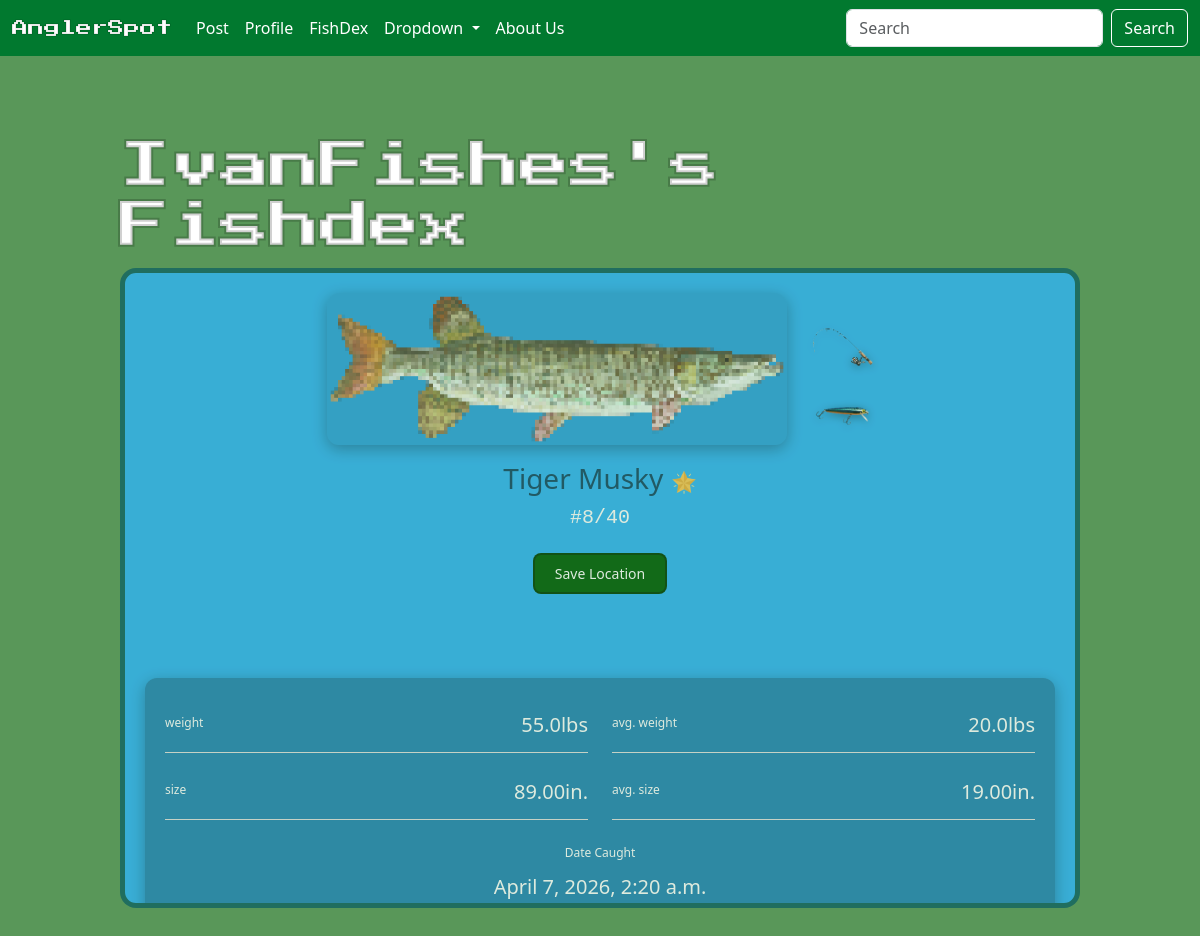
Page /fishdex_detail/1/16/ (signed in) on the committed database.
### angler/models/fish.py (models this page shows, shortened)
class FishEntry(models.Model):
    fish = models.ForeignKey(Fish, on_delete=models.CASCADE)
    fish_dex = models.ForeignKey(FishDex, on_delete=models.CASCADE)
    entry_weight = models.DecimalField(max_digits=5, decimal_places=1)
    entry_length = models.DecimalField(max_digits=5, decimal_places=2)
    fish_dex_image = models.ImageField(upload_to='fishdex_img/', blank=True)
    tackle = models.ForeignKey(RodAndReel, null=True, blank=True, on_delete=models.SET_NULL)
    lure = models.ForeignKey(Lure, null=True, blank=True, on_delete=models.SET_NULL)
    caught_at = models.DateTimeField(auto_now=True)
    latitude = models.DecimalField(max_digits=9, decimal_places=6, null=True, blank=True)
    longitude = models.DecimalField(max_digits=9, decimal_places=6, null=True, blank=True)
    class Meta:
        unique_together = ('fish', 'fish_dex')
    def is_shiny(self):
        return self.fish.shiny
    @property
    def get_fish_color(self):
        match self.fish.fish_group:
            case 'Bass':
                return '#0EAD3F'
            case 'Carp':
                return '#5aed9f'
            case 'Catfish':
                return '#0ead83'
            case 'Drum':
                return '#ded309'
            case 'Gar':
                return '#89f266'
            case 'Panfish':
                return '#f5a631'
            case 'Pike':
                return '#31b4f5'
            case 'Salmon':
                return '#5314f5'
            case 'Sturgeon':
                return '#f01a81'
            case 'Trout':
                return '#9f55ed'
            case 'Walleye':
                return '#bf0b38'
            case _:
                raise ValueError(f'{self.fish.fish_group} : is invalid')

class FishDex(models.Model):
    user = models.OneToOneField(User, on_delete=models.CASCADE)
    unlocked = models.PositiveIntegerField(default=0) # number of unlocked fish (i.e a tally to display) also can be removed as might be redundant as we can query # of fishes to total number of fish availible
    fishes = models.ManyToManyField(Fish, blank=True, through='FishEntry', related_name='fish_dexes')

class Fish(models.Model):
    name = models.CharField(max_length=100, unique=True)
    fish_group = models.CharField(max_length=100, blank=True) #i.e bass is the group and the fish name would be large mouth bass
    weight = models.DecimalField(max_digits=5, decimal_places=1) # i.e 1230.9
    length = models.DecimalField(max_digits=5, decimal_places=2) # standard unnit will be inches (form will accept feet and or inches then convert to inches) i.e 234.43
    shiny = models.BooleanField(default=False)
    fish_avatar = models.ImageField(upload_to=content_file_name) #will be stock image for type of fish
    def count(self):
        return Fish.objects.count()

### angler/models/user.py (models this page shows, shortened)
class User(AbstractUser):
    is_private = models.BooleanField(default=False)
    points = models.PositiveIntegerField(default=0) #previous idea have a cap on points validators=[MaxValueValidator(5000)]
    @property
    def get_profile_name(self):
        return Profile.objects.get(user=self).profile_name

class Profile(models.Model):
    user = models.OneToOneField(User, on_delete=models.CASCADE)
    profile_image = models.ImageField(default='default_profile_img.jpg', upload_to='profile_img/', null=False, blank=True)
    profile_name = models.CharField(max_length=16, blank=True)
    bio = models.TextField(max_length=500, blank=True)

### angler/views/fish_dex.py (the view)
# urls.py: path('fishdex_detail/<int:fishdex_id>/<int:fish_entry_id>/', FishDexDetailView.as_view(), name='fishdex_detail'),
class FishDexDetailView(LoginRequiredMixin, View):
    login_url = '/login/'
    def get (self, request, fishdex_id, fish_entry_id):
        fish_entry = get_object_or_404(FishEntry, id=fish_entry_id, fish_dex_id=fishdex_id)
        user = fish_entry.fish_dex.user
        print(f"fish_entryid:{fish_entry.id}")
        context = { 'user':user,
                   'fish_entry':fish_entry,
                   'fish_color':fish_entry.get_fish_color
                   }
        return render(request, 'angler/fishdex/detail.html', context)

### angler/templates/angler/fishdex/detail.html (shortened to what this page needs)
{% extends 'angler/base.html'%}
{% load static %}
{% block content %}
<h2 class="section-title-detail">{{ fish_entry.fish_dex.user.get_profile_name }}'s Fishdex</h2>
<div class="practice-box2" style="background-color: {{ fish_color }}; opacity: 0.8;">
    <div class="detail-container">
        <div class="detail-header">
            <div class="detail-img-wrapper">
                <img class="detail-img" src="{{ fish_entry.fish.fish_avatar.url }}" />
                <div class="detail-img-actions">
                {% if fish_entry.tackle %}
                    <a href="{% url 'tackle_detail' tackle_type='rod' tackle_id=fish_entry.tackle.id%}">
                        <img src="{% static 'icons/rod.png' %}" alt="action 1" class="detail-action-icon" />
                    </a>
                {% elif not fish_entry.tackle and request.user == user %}
                     <a href="{% url 'tackle_entry_choice' tackle_type='rod' fish_entry_id=fish_entry.id %}">
                        <img src="{% static 'icons/rod.png' %}" alt="action 1" class="detail-action-icon" />
                    </a>
                {% endif %}
                {% if fish_entry.lure %}
                    <a href="{% url 'tackle_detail' tackle_type='lure' tackle_id=fish_entry.lure.id%}">
                        <img src="{% static 'icons/lure.png' %}" alt="action 2" class="detail-action-icon" />
                    </a>
                {% elif not fish_entry.lure and request.user == user %}
                    <a href="{% url 'tackle_entry_choice' tackle_type='lure' fish_entry_id=fish_entry.id %}">
                        <img src="{% static 'icons/lure.png' %}" alt="action 2" class="detail-action-icon" />
                    </a>
                {% endif %}
                </div>
            </div>
            <div class="detail-header-text">
                    <span class="detail-name">{{ fish_entry.fish.name }}
                        {% if fish_entry.is_shiny %}
                        <img src="{% static 'icons/shiny.png' %}" class="id-icon">
                        {% endif %}
                    </span>
                    <span class="detail-id">#{{ fish_entry.fish.id }}/{{fish_entry.fish.count}}</span>
            </div>
            {% if not fish_entry.latitude and not fish_entry.longitude and user == request.user %}
                <button id="getLocationButton" class="detail-header-btn">Save Location</button>
            {% endif %}
        </div>
         <br>
         <div class="detail-fields-wrapper">
            <div class="detail-fields">
                <div class="field-row">
                    <span class="field-label">weight</span>
                    <span class="field-value">{{ fish_entry.entry_weight }}lbs</span>
                </div>
                <div class="field-row">
                    <span class="field-label">avg. weight</span>
                    <span class="field-value">{{ fish_entry.fish.weight }}lbs</span>
                </div>
                <div class="field-row">
                    <span class="field-label">size</span>
                    <span class="field-value">{{ fish_entry.entry_length }}in.</span>
                </div>
                <div class="field-row">
                    <span class="field-label">avg. size</span>
                    <span class="field-value">{{ fish_entry.fish.length }}in.</span>
                </div>
                <div class="field-row field-full">
                    <span class="field-label">Date Caught</span>
                    <span class="field-value">{{ fish_entry.caught_at }}</span>
                </div>
            </div>
        </div>
    </div>
</div>
{% endblock %}

### angler/static/css/style.css (style rules this page uses)
a { text-decoration: none; color: green; }
img { background: transparent; }
button { background: none; border: 2.25px solid #0000004d; border-radius: 20px; padding: 5px 10px; cursor: pointer; }
.practice-box2 { position: relative; width: 80vw; height: 80vh; border: 5px solid #0133059d; margin: 0 auto 10vh; box-sizing: border-box; padding: 20px; border-radius: 16px; overflow: hidden; background-color: #0000001a; }
.field-row { display: flex; justify-content: space-between; align-items: center; gap: 6px; }
.field-label { font-size: 0.6vw; color: #ffffff; white-space: nowrap; }
.field-value { font-size: 0.6vw; color: #000000; text-align: right; white-space: nowrap; overflow: hidden; text-overflow: ellipsis; max-width: 90px; }
.detail-container { display: flex; flex-direction: column; gap: 20px; height: 100%; }
.detail-header { display: flex; flex-direction: column; align-items: center; gap: 12px; text-align: center; width: 100%; }
.detail-img { width: 60%; height: auto; min-width: 150px; max-height: 40vh; border-radius: 12px; object-fit: contain; background: #00000018; box-shadow: 0px 4px 15px rgba(0, 0, 0, 0.3); }
.detail-header-text { display: flex; flex-direction: column; gap: 4px; }
.detail-name { font-size: 28px; font-weight: 500; color: #00000094; }
.detail-id { font-size: 20px; color: #ffffff; font-family: monospace; }
.id-icon { width:26px; height: 26px; object-fit: contain; }
.detail-fields { width: 100%; display: grid; grid-template-columns: 1fr 1fr; gap: 12px 24px; height: 70%; align-content: space-between; }
.detail-fields .field-row { padding: 12px 0; border-bottom: 0.5px solid #e0e0e0; }
.detail-fields .field-label { font-size: 12px; color: #ffffff; margin-bottom: 4px; display: block; }
.detail-fields .field-value { font-size: 20px; color: #ffffff; max-width: 100%; }
.field-full { grid-column: 1 / -1; display: flex; flex-direction: column; align-items: center; text-align: center; }
.detail-fields-wrapper { background-color: rgba(0, 0, 0, 0.26); border-radius: 12px; padding: 20px; height: 50%; width: 100%; margin-top: 20px; flex: 1; box-shadow: 0px 4px 15px rgba(0, 0, 0, 0.3); }
.section-title-detail { width: 80vw; margin: 10vh auto 12px; font-size: 50px; font-weight: 500; font-family: 'Press Start 2P'; color: #ffffff; -webkit-text-stroke: 4px #0000002f; }
body { background-color: #599759; }
.detail-img-wrapper { position: relative; width: 60%; min-width: 150px; display: flex; flex-direction: row; align-items: flex-end; gap: 10px; }
.detail-img-actions { display: flex; flex-direction: column; gap: 8px; margin-left: 16px; }
.detail-img { width: 100%; height: auto; max-height: 40vh; border-radius: 12px; object-fit: contain; background: #00000018; box-shadow: 0px 4px 15px rgba(0, 0, 0, 0.3); }
.detail-action-icon { width: 60px; height: 60px; object-fit: contain; filter: drop-shadow(0px 2px 4px rgba(0, 0, 0, 0.4)); transition: transform 0.15s; }
.detail-header-btn { background-color: #015f09; color: #ffffff; text-decoration: none; padding: 8px 20px; border-radius: 8px; font-size: 14px; transition: background-color 0.15s; margin-top: 8px; }

### rows in the picture
FishEntry: fish_dex.user.get_profile_name "IvanFishes", fish.fish_avatar (picture), fish.name "Tiger Musky", fish.id "8", fish.count "40", entry_weight "55.0", fish.weight "20.0", entry_length "89.00", fish.length "19.00", caught_at "April 7, 2026, 2:20 a.m."
